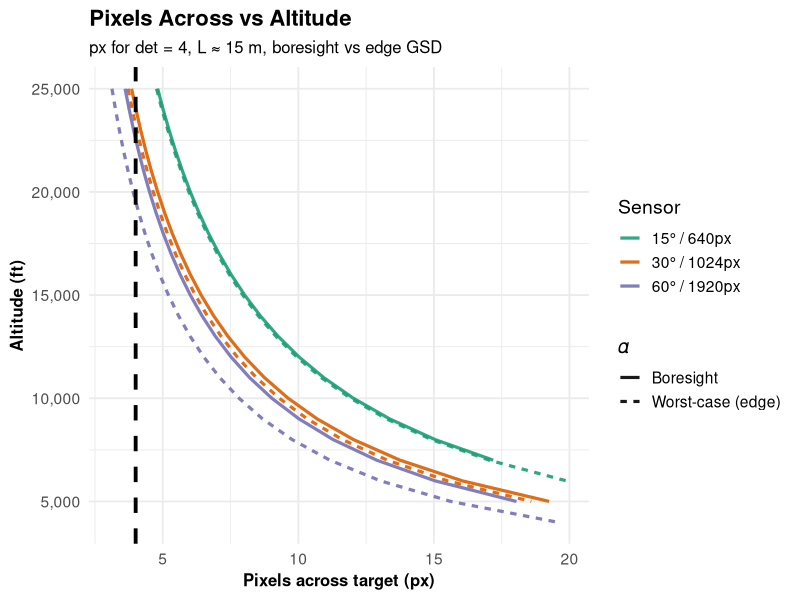
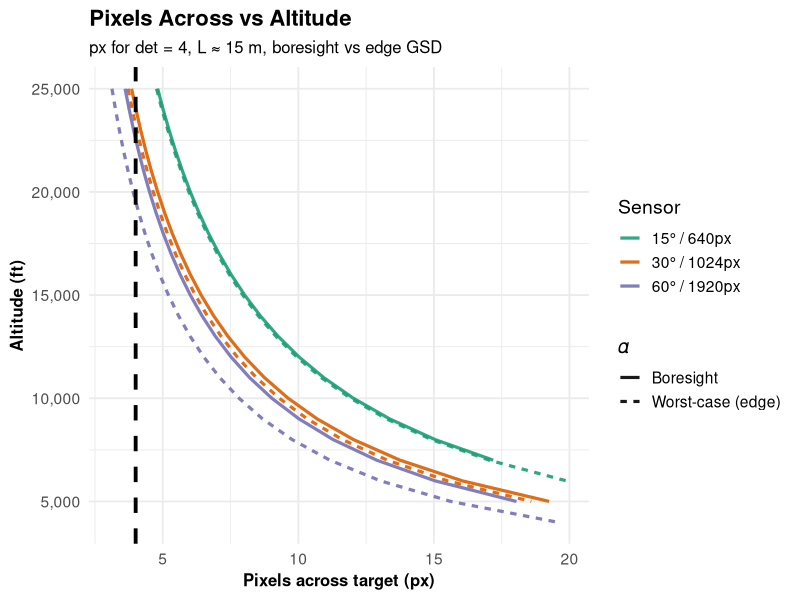

These charts were generated, in order, by the following R code:
library(dplyr)
library(ggplot2)
library(scales)

setwd("~/Anduril/interview/output")

theme_set(
  theme_minimal(base_size = 14) +
    theme(
      plot.title = element_text(face = "bold", size = 16),
      plot.subtitle = element_text(size = 12),
      axis.title = element_text(face = "bold", size=12),
      strip.text = element_text(size=14, face="bold")
    )
)

# ----- Params -----
target_m    <- 15            # meters (corvette beam)
altitudes_ft<- seq(0, 25000, by = 1000)
px_required <- 4

# Sensor definitions
sensors <- data.frame(
  FOV_deg = c(15, 30, 60),
  Npx     = c(640, 1024, 1920),
  Sensor  = c("15° / 640px", "30° / 1024px", "60° / 1920px")
)

# ----- Helpers -----
ifov_from_fovN <- function(fov_deg, n_px) {
  (pi/180) * fov_deg / n_px   # radians per pixel
}

# Nadir-only pixels across target
pixels_across_nadir <- function(fov_deg, n_px, target_m, alt_ft) {
  R_m <- alt_ft * 0.3048
  if (R_m <= 0) return(Inf)
  ifov <- ifov_from_fovN(fov_deg, n_px)
  target_m / (ifov * R_m)
}

# Edge/worst-case pixels across target
pixels_across_edge <- function(fov_deg, n_px, target_m, alt_ft) {
  R_m <- alt_ft * 0.3048
  if (R_m <= 0) return(Inf)
  ifov <- ifov_from_fovN(fov_deg, n_px)
  
  # Half-FOV angle
  theta <- (fov_deg/2) * pi/180
  slant_range <- R_m / cos(theta)   # worst-case geometry at edge
  target_m / (ifov * slant_range)
}

# ----- Build dataset -----
grid <- do.call(rbind,
                lapply(1:nrow(sensors), function(i) {
                  sens <- sensors[i,]
                  data.frame(
                    alt_ft   = altitudes_ft,
                    Sensor   = sens$Sensor,
                    FOV_deg  = sens$FOV_deg,
                    Npx      = sens$Npx,
                    px_nadir = sapply(altitudes_ft, function(alt)
                      pixels_across_nadir(sens$FOV_deg, sens$Npx, target_m, alt)),
                    px_edge  = sapply(altitudes_ft, function(alt)
                      pixels_across_edge(sens$FOV_deg, sens$Npx, target_m, alt))
                  )
                })
)

# Reshape long for plotting
grid_long <- grid %>%
  tidyr::pivot_longer(cols = c(px_nadir, px_edge),
                      names_to = "Assumption", values_to = "px_across") %>%
  mutate(Assumption = recode(Assumption,
                             px_nadir = "Boresight",
                             px_edge  = "Worst-case (edge)"))

# ----- Plot -----
p <- ggplot(grid_long %>% filter(px_across<=20), aes(x = px_across, y = alt_ft,
                                                     color = Sensor, linetype = Assumption)) +
  geom_line(linewidth = 1.1, alpha=0.9) +
  geom_vline(xintercept = px_required, linetype = "dashed", size = 1.3) +
  scale_y_continuous(labels = scales::comma) +
  # scale_x_continuous(limits=c(0,20)) +
  labs(
    title = "Pixels Across vs Altitude",
    subtitle = sprintf("px for det = %g, L ≈ %g m, boresight vs edge GSD", px_required, target_m),
    x = "Pixels across target (px)",
    y = "Altitude (ft)",
    linetype = "𝛼"
  ) +
  scale_color_brewer(palette = "Dark2")
p

ggsave("plots/pix_alt_nadir_vs_edge.png", p, height = 5.25, width = 7, dpi = 500)
